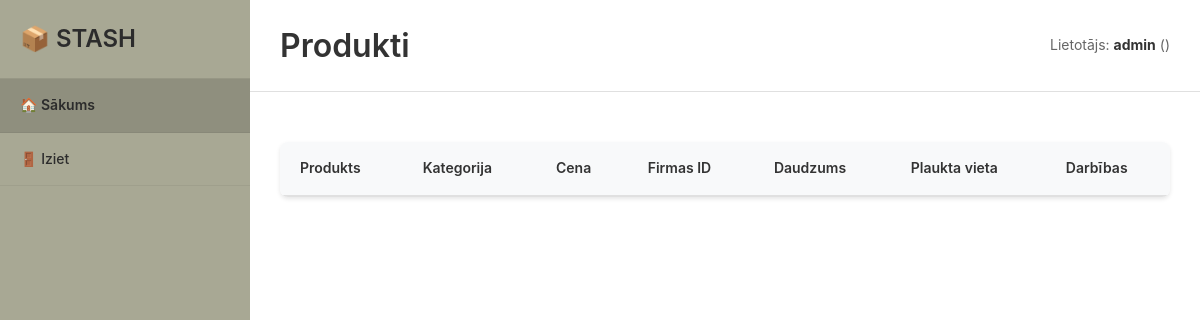
The page /dashboard.php (signed in) on the database as committed earlier.
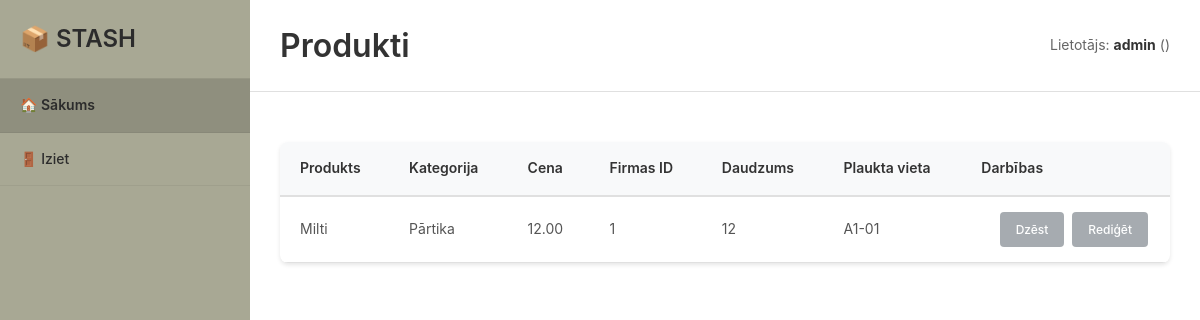
The same page on the database as committed later.
### tables this page shows
CREATE TABLE products (
    id INT PRIMARY KEY AUTO_INCREMENT,
    name VARCHAR(200) NOT NULL,
    category_id INT,
    company_id INT,
    price DECIMAL(10,2) NOT NULL DEFAULT 0.00,
    quantity INT NOT NULL DEFAULT 0,
    shelf_location VARCHAR(50),
    description TEXT,
    created_at TIMESTAMP DEFAULT CURRENT_TIMESTAMP,
    updated_at TIMESTAMP DEFAULT CURRENT_TIMESTAMP ON UPDATE CURRENT_TIMESTAMP,
    created_by INT,
    FOREIGN KEY (category_id) REFERENCES categories(id) ON DELETE SET NULL,
    FOREIGN KEY (company_id) REFERENCES companies(id) ON DELETE SET NULL,
    FOREIGN KEY (created_by) REFERENCES users(id) ON DELETE SET NULL,
    INDEX idx_name (name),
    INDEX idx_category_id (category_id),
    INDEX idx_company_id (company_id),
    INDEX idx_shelf_location (shelf_location),
    INDEX idx_created_by (created_by)
);

CREATE TABLE categories (
    id INT PRIMARY KEY AUTO_INCREMENT,
    name VARCHAR(50) NOT NULL UNIQUE,
    description TEXT,
    created_at TIMESTAMP DEFAULT CURRENT_TIMESTAMP,
    INDEX idx_name (name)
);

### dashboard.php (the view, shortened to what this page needs)
<?php
include 'config.php';
$role = $_SESSION['role'];
$username = $_SESSION['username'];
try {
    $stmt = $pdo->query("SHOW COLUMNS FROM products LIKE 'category'");
    $hasDirectCategory = $stmt->rowCount() > 0;
    if ($hasDirectCategory) {
        $stmt = $pdo->query("SELECT * FROM products ORDER BY id DESC");
    } else {
        $stmt = $pdo->query("
            SELECT p.*, c.name as category_name
            FROM products p
            LEFT JOIN categories c ON p.category_id = c.id
            ORDER BY p.id DESC
        ");
    }
    $products = $stmt->fetchAll();
} catch (PDOException $e) {
    $stmt = $pdo->query("SELECT * FROM products ORDER BY id DESC");
    $products = $stmt->fetchAll();
}
?>
<!DOCTYPE html>
<html lang="lv">
<head>
    <link rel="stylesheet" href="css/style.css">
</head>
<body>
    <div class="container">
        <aside class="sidebar">
            <div class="logo">
                <h2>📦 STASH</h2>
            </div>
            <nav class="nav-menu">
                <a href="dashboard.php" class="nav-item active">
                    🏠 Sākums
                </a>
                <a href="logout.php" class="nav-item">
                    🚪 Iziet
                </a>
            </nav>
        </aside>
        <main class="main-content">
            <div class="header">
                <h1>Produkti</h1>
                <div class="user-info">
                    Lietotājs: <strong><?php echo htmlspecialchars($username); ?></strong>
                    (<?php echo ucfirst(str_replace('_', ' ', $role)); ?>)
                </div>
            </div>
            <div class="content">
                <div class="table-container">
                    <table class="products-table">
                        <thead>
                            <tr>
                                <th>Produkts</th>
                                <th>Kategorija</th>
                                <th>Cena</th>
                                <th>Firmas ID</th>
                                <th>Daudzums</th>
                                <th>Plaukta vieta</th>
                                <th>Darbības</th>
                            </tr>
                        </thead>
                        <tbody>
                            <?php foreach ($products as $product): ?>
                                <tr>
                                    <td><?php echo htmlspecialchars($product['name']); ?></td>
                                    <td><?php
                                        if ($hasDirectCategory) {
                                            echo htmlspecialchars($product['category'] ?? 'Nav kategorijas');
                                        } else {
                                            echo htmlspecialchars($product['category_name'] ?? 'Nav kategorijas');
                                        }
                                    ?></td>
                                    <td><?php echo number_format($product['price'], 2); ?></td>
                                    <td><?php echo htmlspecialchars($product['company_id']); ?></td>
                                    <td><?php echo $product['quantity']; ?></td>
                                    <td><?php echo htmlspecialchars($product['shelf_location'] ?? 'Nav piešķirts'); ?></td>
                                    <td class="actions-cell">
                                        <?php if ($role == 'administrator'): ?>
                                            <a href="edit_product.php?id=<?php echo $product['id']; ?>" class="btn btn-edit">Rediģēt</a>
                                            <a href="delete_product.php?id=<?php echo $product['id']; ?>" class="btn btn-delete" onclick="return confirm('Vai tiešām vēlaties dzēst šo produktu?')">Dzēst</a>
                                        <?php elseif (in_array($role, ['shelf_organizer', 'plauktu_kartotajs'])): ?>
                                            <a href="shelf_management.php?product_id=<?php echo $product['id']; ?>" class="btn btn-primary">Pārvaldīt plauktu</a>
                                        <?php else: ?>
                                            <span class="btn btn-disabled">Dzēst</span>
                                            <span class="btn btn-disabled">Rediģēt</span>
                                        <?php endif; ?>
                                    </td>
                                </tr>
                            <?php endforeach; ?>
                        </tbody>
                    </table>
                </div>
            </div>
        </main>
    </div>
</body>
</html>

### css/style.css (style rules this page uses)
* { margin: 0; padding: 0; box-sizing: border-box; }
body { font-family: -apple-system, BlinkMacSystemFont, 'Segoe UI', Roboto, Oxygen, Ubuntu, Cantarell, sans-serif; background-color: #f5f5f5; color: #333; line-height: 1.6; }
.container { display: flex; min-height: 100vh; }
.sidebar { width: 250px; background-color: #a8a894; color: #2c2c2c; padding: 0; position: fixed; height: 100vh; overflow-y: auto; }
.logo { padding: 20px; border-bottom: 1px solid rgba(0,0,0,0.1); }
.logo h2 { font-size: 1.5rem; font-weight: 600; color: #2c2c2c; }
.nav-menu { padding: 0; list-style: none; }
.nav-item { display: block; padding: 15px 20px; color: #2c2c2c; text-decoration: none; border-bottom: 1px solid rgba(0,0,0,0.05); transition: background-color 0.2s ease; font-size: 14px; font-weight: 500; }
.nav-item.active { background-color: rgba(0,0,0,0.15); font-weight: 600; }
.main-content { flex: 1; margin-left: 250px; background-color: #fff; min-height: 100vh; }
.header { background-color: #fff; padding: 20px 30px; border-bottom: 1px solid #e0e0e0; display: flex; justify-content: space-between; align-items: center; }
.header h1 { font-size: 2rem; font-weight: 600; color: #333; }
.user-info { font-size: 14px; color: #666; }
.user-info strong { color: #333; }
.content { padding: 30px; }
.table-container { background-color: #fff; border-radius: 8px; overflow: hidden; box-shadow: 0 2px 4px rgba(0,0,0,0.1); margin-top: 20px; }
.products-table { width: 100%; border-collapse: collapse; }
.products-table thead { background-color: #f8f9fa; }
.products-table th { padding: 15px 20px; text-align: left; font-weight: 600; color: #333; border-bottom: 2px solid #e0e0e0; font-size: 14px; }
.products-table td { padding: 15px 20px; border-bottom: 1px solid #e0e0e0; color: #555; font-size: 14px; }
.actions-cell { text-align: right; }
.btn { display: inline-block; padding: 8px 16px; border: none; border-radius: 4px; text-decoration: none; font-size: 12px; font-weight: 500; cursor: pointer; transition: all 0.2s ease; margin: 0 2px; }
.btn-disabled { background-color: #6c757d; color: white; cursor: not-allowed; opacity: 0.6; }

Rows that differ between the two databases and show on the page:
added products: name "Milti", category.name "Pārtika", price "12.00", company "1", quantity "12", shelf_location "A1-01"
